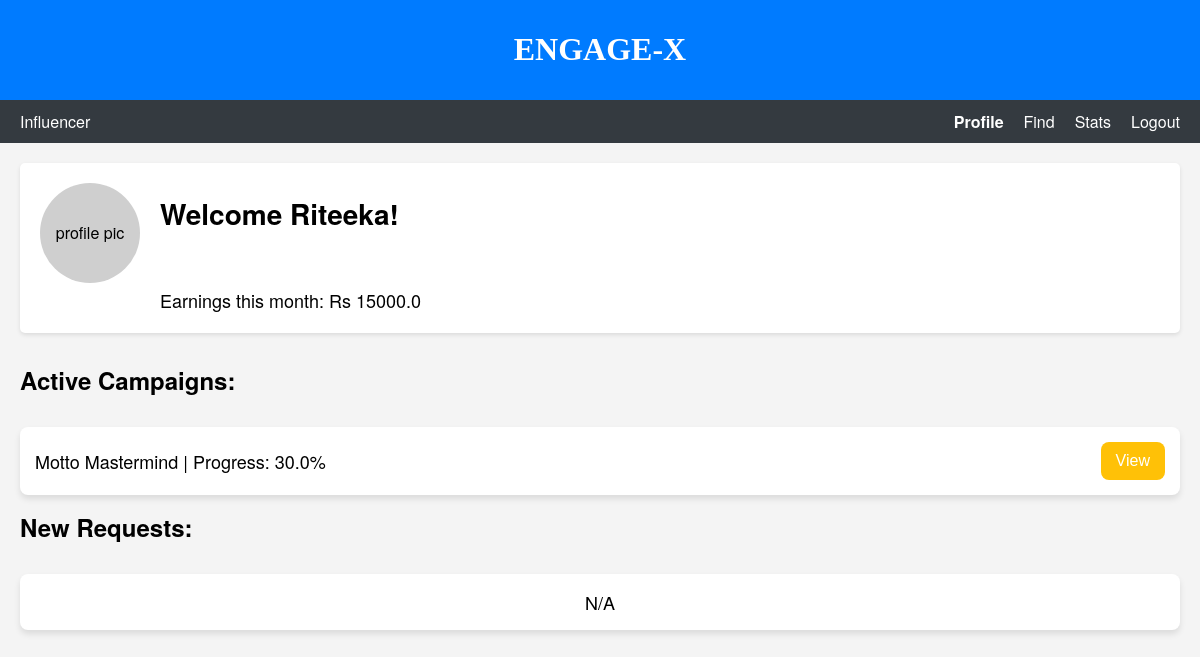
The app's page /idashboard (signed in), older data.
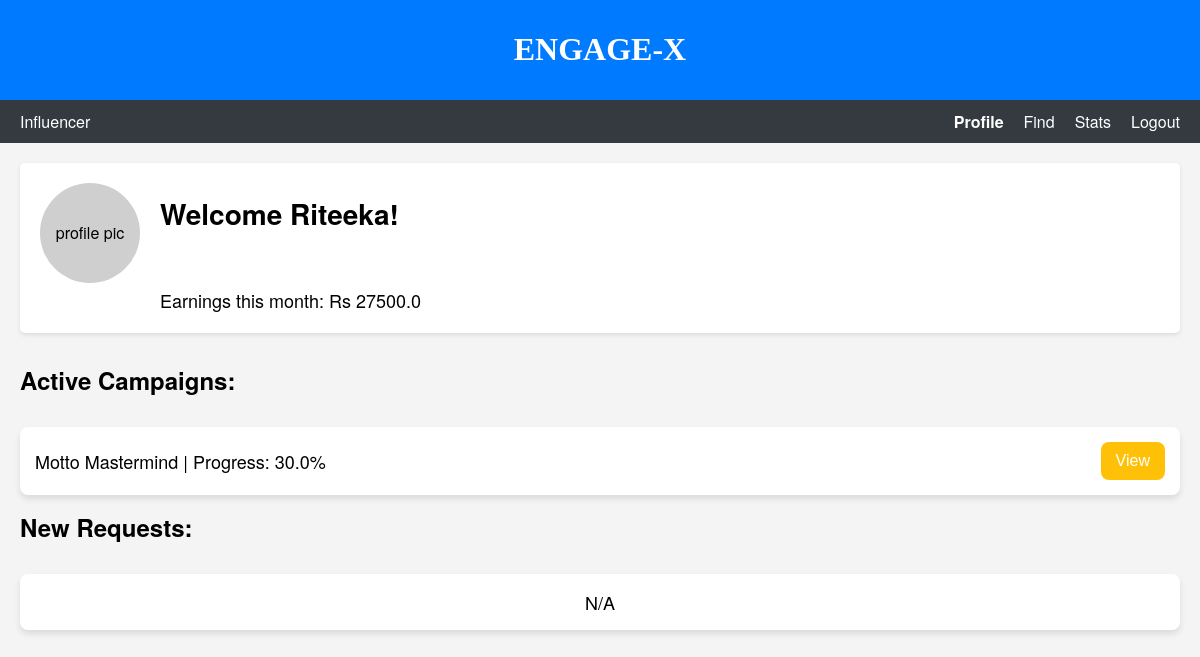
The same page, newer data.
### models.py (models this page shows)
class Profile(db.Model):
    __tablename__ = "profile"
    id = db.Column(db.Integer, primary_key=True, autoincrement=True)
    user_id = db.Column(db.Integer, db.ForeignKey("user.id"), nullable=False)
    name = db.Column(db.String, nullable=False)
    industry = db.Column(db.String)
    niche = db.Column(db.String)
    reach = db.Column(db.Integer)
    funds = db.Column(db.Float)
    user = db.relationship('User', back_populates='profile')

### app.py (the view)
@app.route('/idashboard', methods = ['GET', 'POST'])
def idashboard():
    inf = Profile.query.filter(Profile.user_id == current_userID).first()
    name = inf.name
    funds = inf.funds
    ad_requests = AdRequest.query.filter(
        AdRequest.influencer_id == current_userID,
        AdRequest.initiator == 'sponsor',
        AdRequest.status == 'Pending').all()
    requests_data = []
    for request in ad_requests:
        requests_data.append({
            'campaign_title': request.campaign.title,
            'sponsor_name': request.name,
            'request_id': request.id
        })
    today = datetime.today()
    ads= AdRequest.query.filter(
        AdRequest.influencer_id == current_userID,
        AdRequest.status == 'accepted').all()
    campaign_ids = [ad.campaign_id for ad in ads]
    dat = Campaign.query.filter(Campaign.id.in_(campaign_ids)).all()
    for campaign in dat:
        campaign.end_date = campaign.get_end_date()
        campaign.progress = campaign.get_progress()
    active_campaigns = [campaign for campaign in dat if datetime.strptime(campaign.start_date, "%Y-%m-%d")
                        <= today <= datetime.strptime(campaign.end_date, "%Y-%m-%d")]
    today_date = today.strftime("%Y-%m-%d")
    return rt('idashboard.html',
              name =name,
              funds = funds,
              campaigns = active_campaigns,
              requests = requests_data,
              today_date = today_date,
              userID = current_userID)

### models.py (called while the page is built)
    def get_end_date(self):
        start_date_obj = datetime.strptime(self.start_date, "%Y-%m-%d")
        end_date_obj = start_date_obj + timedelta(days=self.days)
        return end_date_obj.strftime("%Y-%m-%d")

    def get_progress(self):
        start_date_obj = datetime.strptime(self.start_date, "%Y-%m-%d")
        today = datetime.today()
        elapsed_days = (today - start_date_obj).days
        progress = "{:.2f}".format((elapsed_days / self.days) * 100)  # Format progress to 2 decimal places
        progress = min(max(float(progress), 0), 100)  # Ensure progress is between 0 and 100
        return progress

### templates/idashboard.html (shortened to what this page needs)
<!DOCTYPE html>
<html lang="en">
<head>
    <link rel="stylesheet" href="/static/css/idashboard.css">
</head>
<body>
    <header>
        <h1>ENGAGE-X</h1>
    </header>
    <nav class="navbar">
        <div class="navbar-left">
            <span>Influencer</span>
        </div>
        <div class="navbar-right">
            <a href="{{ url_for('idashboard') }}" class="active" id="profile-link">Profile</a>
            <a href="{{ url_for('find_influencer') }}" id="find-link">Find</a>
            <a href="#">Stats</a>
            <a href="{{ url_for('logout') }}">Logout</a>
        </div>
    </nav>
    <main>
        <div class="dashboard">
            <div class="profile-section">
                <div class="profile-pic">
                    profile pic
                </div>
                <div class="profile-info">
                    <h2>Welcome {{ name }}!</h2>
                    <br>
                    <p>Earnings this month: Rs {{ funds }}</p>
                </div>
            </div>
            <div class="welcome-section">
                <h3>Active Campaigns:</h3>
                {% if campaigns %}
                    {% for campaign in campaigns %}
                        <div class="campaign">
                            <span>{{ campaign.title }} | Progress: {{ campaign.progress }}%</span>
                            <button class="view-btn">View</button>
                        </div>
                    {% endfor %}
                {% else %}
                    <div class="campaign" id="no_results">  <span> N/A</span>   </div>
                {% endif %}
                <h3>New Requests:</h3>
                {% if requests %}
                    {% for request in requests %}
                    <div class="request">
                        <span>{{ request.campaign_title }} | {{ request.sponsor_name }}</span>
                        <button class="view-btn">View</button>
                        <form action="{{ url_for('update_request_status', request_id=request.request_id, source = 'influencer') }}" method="POST">
                            <input type="hidden" name="action" value="accept">
                            <button class="accept-btn" type="submit">Accept</button>
                        </form>
                        <form action="{{ url_for('update_request_status', request_id=request.request_id, source = 'influencer') }}" method="POST">
                            <input type="hidden" name="action" value="reject">
                            <button class="reject-btn" type="submit">Reject</button>
                        </form>
                    </div>
                    {% endfor %}
                {% else %}
                <div class="request" id="no_results">  <span> N/A</span>   </div>
                {% endif %}
            </div>
        </div>
    </main>
</body>
</html>

Row changes from the older to the newer data that the page shows:
changed Profile "Riteeka": funds "15000.0" → "27500.0"
